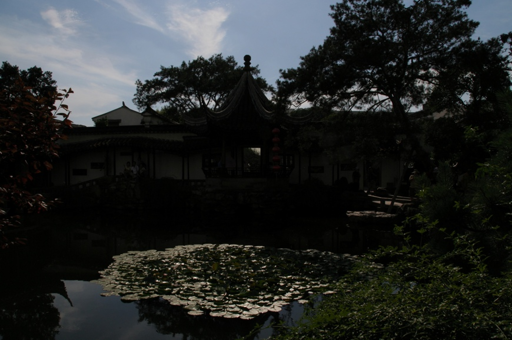
%> input picture Chinese_garden_Bartlomiej Okonek/chinese_garden3.png, 512 x 340 px; its folder holds only this picture in this run
$ octave demo_multi_sta.m   (GNU Octave 9; MATLAB toolbox functions it lacks are replaced by stand-ins)
%> lines starting %> are read from the running program, lines starting %| are printed output that depends on the picture
### support functions/loadImg.m
% This procedure loads a sequence of images
%
% Arguments:
%   'path', refers to a directory which contains a sequence of JPEG or PPM
%   images
%   'reduce' is an optional parameter that controls downsampling, e.g., reduce = .5
%   downsamples all images by a factor of 2.
%
% tom.mertens@gmail.com, August 2007
%

function I = loadImg(path, reduce)
%> called with path = 'Chinese_garden_Bartlomiej Okonek'

if ~exist('reduce', 'var')
    reduce = 1;
end

if (reduce > 1 || reduce <= 0)
    error('reduce must fulfill: 0 < reduce <= 1');
end

% find all JPEG or PPM files in directory
files = dir([path '/*.tif']);
N = length(files);
if (N == 0)
    files = dir([path '/*.jpg']);
    N = length(files);
    if (N == 0)
        files = dir([path '/*.gif']);
        N = length(files);
        if (N == 0)
            files = dir([path '/*.bmp']);
            N = length(files);
            if (N == 0)
                files = dir([path '/*.png']);
                N = length(files);
                if (N == 0)
                    error('no files found');
                end
            end
        end
    end
end

% allocate memory
sz = size(imread([path '/' files(1).name]));
%> sz = [340 512 3]
r = floor(sz(1)*reduce);
%> r = 340
c = floor(sz(2)*reduce);
%> c = 512
I = zeros(r,c,3,N);
%> I: size 340x512x3 double; every value is 0

% read all files
for i = 1:N

    % load image
    filename = [path '/' files(i).name];
    im = im2double(imread(filename));
    if (size(im,1) ~= sz(1) || size(im,2) ~= sz(2))
        error('images must all have the same size');
    end

    % optional downsampling step
    if (reduce < 1)
        im = imresize(im,[r c],'bicubic');
    end
    if size(im,3)==1
    I(:,:,:,i) = cat(3,im,im,im);
    else
    I(:,:,:,i) = im;
    end
end

### scale_fine.m
% ========================================================================
% Fast Multi-Scale Structural Patch Decomposition for Multi-Exposure Image Fusion, TIP,2020
% algorithm Version 1.0
% Copyright(c) 2020, Hui Li, Kede Ma, Yongwei Yong and Lei Zhang
% All Rights Reserved.
% ----------------------------------------------------------------------
% Permission to use, copy, or modify this software and its documentation
% for educational and research purposes only and without fee is hereby
% granted, provided that this copyright notice and the original authors'
% names appear on all copies and supporting documentation. This program
% shall not be used, rewritten, or adapted as the basis of a commercial
% software or hardware product without first obtaining permission of the
% authors. The authors make no representations about the suitability of
% this software for any purpose. It is provided "as is" without express
% or implied warranty.
%----------------------------------------------------------------------
% Please refer to the following paper:
% H. Li et al., "Fast Multi-Scale Structural Patch Decomposition for Multi-Exposure Image Fusion, 2020" In press
% IEEE Transactions on Image Processing
% Please kindly report any suggestions or corrections to xiaohui102788@126.com
%----------------------------------------------------------------------

function [fI3, i_meant,aa,N1] = scale_fine(imgSeqColor,r)
%> called with r = 4

[h,w,c,n]=size(imgSeqColor);
N = boxfilter(ones(h, w), r);

tem=ones(h, w);
tem(:,2:2:w)=0;
tem(2:2:h,:)=0;
N1= boxfilter(tem, r);


p=4;

[WD, Cmax,i_mean2]= weight_cal_detail(imgSeqColor,p,r);
WD=WD.*repmat(Cmax,[1 1 n]);


% WD= weight_cal(imgSeqColor,[0 0 0 0 1 0 0]);


% WB= weight_cal(imgSeqColor,[0 0 0 0 0 1 0]);
% WD=WB;

F_temp2_detail=zeros(h,w,c,n);
% F_temp2_base=zeros(h,w,c,n);


%% approximate aggregation through averaging(mean filter) the weight map
i_meant=zeros(ceil(h/2),ceil(w/2),2);

% tic
for i = 1:n


    aa=i_mean2(:,:,i).*tem;
    i_meant(:,:,i)=aa(1:2:h,1:2:w);
    W_D1=boxfilter(i_mean2(:,:,i).*WD(:,:,i), r)./ N;
    W_D2=boxfilter(WD(:,:,i), r)./ N;

    F_temp2_detail(:,:,:,i)=repmat(W_D2,[1 1 3]).*imgSeqColor(:,:,:,i)-repmat(W_D1,[1 1 3]);


end


fI3=sum(F_temp2_detail,4);
% toc

%figure,imshow(mat2gray(fI3))


end

### boxfilter.m
function imDst = boxfilter(imSrc, r)
%> called with r = 4

%   BOXFILTER   O(1) time box filtering using cumulative sum
%
%   - Definition imDst(x, y)=sum(sum(imSrc(x-r:x+r,y-r:y+r)));
%   - Running time independent of r;
%   - Equivalent to the function: colfilt(imSrc, [2*r+1, 2*r+1], 'sliding', @sum);
%   - But much faster.

[hei, wid] = size(imSrc);
imDst = zeros(size(imSrc));

%cumulative sum over Y axis
imCum = cumsum(imSrc, 1);
%difference over Y axis
imDst(1:r+1, :) = imCum(1+r:2*r+1, :);
imDst(r+2:hei-r, :) = imCum(2*r+2:hei, :) - imCum(1:hei-2*r-1, :);
imDst(hei-r+1:hei, :) = repmat(imCum(hei, :), [r, 1]) - imCum(hei-2*r:hei-r-1, :);

%cumulative sum over X axis
imCum = cumsum(imDst, 2);
%difference over Y axis
imDst(:, 1:r+1) = imCum(:, 1+r:2*r+1);
imDst(:, r+2:wid-r) = imCum(:, 2*r+2:wid) - imCum(:, 1:wid-2*r-1);
imDst(:, wid-r+1:wid) = repmat(imCum(:, wid), [1, r]) - imCum(:, wid-2*r:wid-r-1);
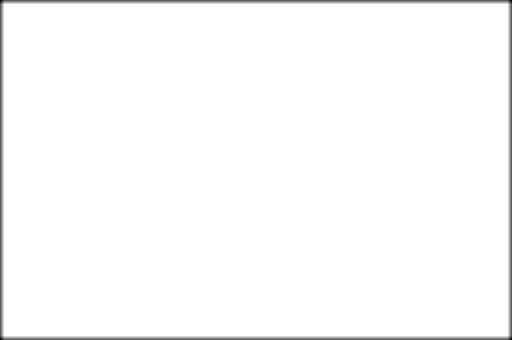
%> imDst: size 340x512 double; min 25, max 81, mean 80.1; drawn with min black and max white
%> in scale_fine, `tem(:,2:2:w)=0;`:
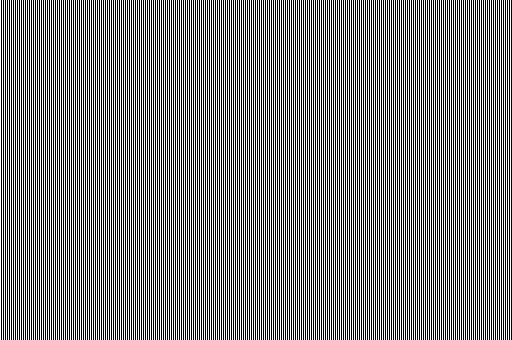
%> tem: size 340x512 double; values 0 (black) and 1 (white), 50% white in thin lines or dots
%> call 2 of boxfilter, with r = 4
%> in boxfilter (call 2), `imDst(:, wid-r+1:wid) = repmat(imCum(:, wid), [1, r]) - imCum(:, wid-2..`:
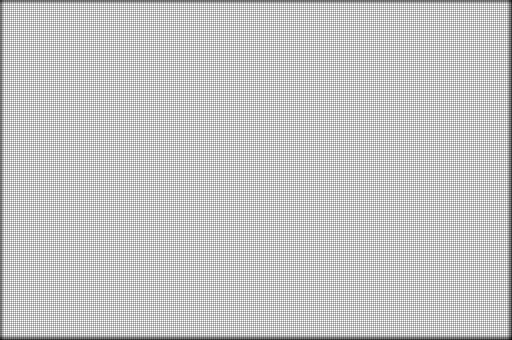
%> imDst: size 340x512 double; min 4, max 25, mean 20; drawn with min black and max white
end

### weight_cal_detail.m
% ========================================================================
% Fast Multi-Scale Structural Patch Decomposition for Multi-Exposure Image Fusion, TIP,2020
% algorithm Version 1.0
% Copyright(c) 2020, Hui Li, Kede Ma, Yongwei Yong and Lei Zhang
% All Rights Reserved.
% ----------------------------------------------------------------------
% Permission to use, copy, or modify this software and its documentation
% for educational and research purposes only and without fee is hereby
% granted, provided that this copyright notice and the original authors'
% names appear on all copies and supporting documentation. This program
% shall not be used, rewritten, or adapted as the basis of a commercial
% software or hardware product without first obtaining permission of the
% authors. The authors make no representations about the suitability of
% this software for any purpose. It is provided "as is" without express
% or implied warranty.
%----------------------------------------------------------------------
% Please refer to the following paper:
% H. Li et al., "Fast Multi-Scale Structural Patch Decomposition for Multi-Exposure Image Fusion, 2020" In press
% IEEE Transactions on Image Processing
% Please kindly report any suggestions or corrections to xiaohui102788@126.com
%----------------------------------------------------------------------
function [sMap,Cmax,i_mean2] = weight_cal_detail(I,p,r)
%> called with p = 4, r = 4
R=2*r+1;

[h,w,~,~]=size(I);
N1 = boxfilter(ones(h, w), r);

% countWindowt = ones(R, R);
% countWindow=countWindowt./sum(countWindowt(:));
if size(I,4)==1
N = size(I,3);
else
    N = size(I,4);
end

C = zeros(size(I,1),size(I,2),N);
i_mean2=zeros(size(I,1),size(I,2),N);
for i = 1:N

    if size(I,4)==1
    img = I(:,:,i);
        i_mean2(:,:,i)=boxfilter(img, r)./ N1;
     i_var2= boxfilter(img.*img, r) ./ N1- i_mean2(:,:,i).* i_mean2(:,:,i);

    i_var2=sqrt(max(i_var2,0));

    C(:,:,i) = i_var2 * sqrt( R^2  )+ 1e-12; % signal strengh
    else
       img = I(:,:,:,i);


       i_mean2(:,:,i)=boxfilter(img(:,:,1), r)./ N1+boxfilter(img(:,:,2), r)./ N1+boxfilter(img(:,:,3), r)./ N1;
        i_mean2(:,:,i)= i_mean2(:,:,i)./3;


%      i_var22= (boxfilter(img(:,:,1).*img(:,:,1), r)+ boxfilter(img(:,:,2).*img(:,:,2), r)+...
%          boxfilter(img(:,:,3).*img(:,:,3), r))./ N1- i_mean2(:,:,i).* i_mean2(:,:,i);
   i_var2= boxfilter(img(:,:,1).*img(:,:,1), r)./ N1+ boxfilter(img(:,:,2).*img(:,:,2), r)./ N1+...
         boxfilter(img(:,:,3).*img(:,:,3), r)./ N1- i_mean2(:,:,i).* i_mean2(:,:,i)*3;

    i_var2 = i_var2./3;


% %      b =  i_mean2(:,:,i) - a .*  i_mean2(:,:,i);
%       i_mean(:,:,i)= i_mean2(:,:,i).*(1-edg(:,:,i))+edg(:,:,i).*img;

%       i_mean(:,:,i)=guidedfilter(img, img, r, 0.01);

    i_var2=sqrt(max(i_var2,0));
%        sigma = sqrt( max( sigmaSq, 0 ) );
%     ed = sigma * sqrt( wSize^2 * s3 ) +1e-12 ; % signal strengh

    C(:,:,i) = i_var2 * sqrt( 3*R^2  )+ 1e-12; % signal strengh

%  img = mean(I(:,:,i),3);
    end

%     i_mean2=filter2(countWindow,img,'same');
%     i_var2=filter2(countWindow,img.*img,'same')-i_mean2.*i_mean2;


end
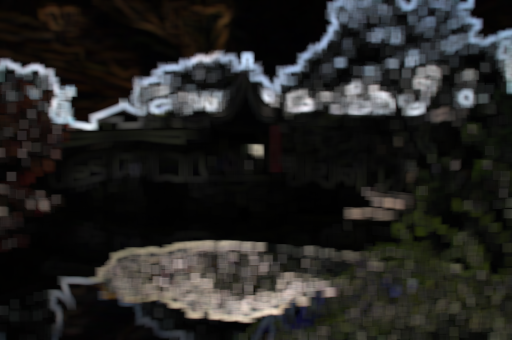
%> C: size 340x512x3 double; mean R, G, B 0.416, 0.412, 0.394; drawn with min black and max white
Cmax=max(C,[],3);
% Cmax=repmat(Cmax,[1 1 3]);


sMap1 = C.^p; % signal structure weighting map
sMap2 = C.^(p-1);
sMap = sMap1 + 1e-12;
normalizer = sum(sMap,3);
sMap = sMap2 ./ repmat(normalizer,[1, 1, N]) ;

### scale_interm.m
% ========================================================================
% Fast Multi-Scale Structural Patch Decomposition for Multi-Exposure Image Fusion, TIP,2020
% algorithm Version 1.0
% Copyright(c) 2020, Hui Li, Kede Ma, Yongwei Yong and Lei Zhang
% All Rights Reserved.
% ----------------------------------------------------------------------
% Permission to use, copy, or modify this software and its documentation
% for educational and research purposes only and without fee is hereby
% granted, provided that this copyright notice and the original authors'
% names appear on all copies and supporting documentation. This program
% shall not be used, rewritten, or adapted as the basis of a commercial
% software or hardware product without first obtaining permission of the
% authors. The authors make no representations about the suitability of
% this software for any purpose. It is provided "as is" without express
% or implied warranty.
%----------------------------------------------------------------------
% Please refer to the following paper:
% H. Li et al., "Fast Multi-Scale Structural Patch Decomposition for Multi-Exposure Image Fusion, 2020" In press
% IEEE Transactions on Image Processing
% Please kindly report any suggestions or corrections to xiaohui102788@126.com
%----------------------------------------------------------------------

function [fI3, i_meant,aa,N1] = scale_interm(imgSeqColor,r)

[h,w,n]=size(imgSeqColor);
N = boxfilter(ones(h, w), r);


tem=ones(h, w);
tem(:,2:2:w)=0;
tem(2:2:h,:)=0;
N1= boxfilter(tem, r);


p=4;


[WD, Cmax,i_mean2]= weight_cal_detail(imgSeqColor,p,r);
WD=WD.*repmat(Cmax,[1 1 n]);

% WD= weight_cal_gray(imgSeqColor,[0 0 0 1 1 0 0]);

% WB= weight_cal_gray(imgSeqColor,[0 0 0 0 0 1 0]);
% WD=WB;

F_temp2_detail=zeros(h,w,n);
% F_temp2_base=zeros(h,w,n);


%% approximate aggregation through averaging(mean filter) the weight map

i_meant=zeros(ceil(h/2),ceil(w/2),2);
% tic
for i = 1:n


    aa=i_mean2(:,:,i).*tem;
    i_meant(:,:,i)=aa(1:2:h,1:2:w);
    %      i_meant2(:,:,i)=i_meant(:,:,i).*(1-edg(:,:,i));

    %     W_D1=boxfilter(aa.*WD(:,:,i), r)./ N;
    %     W_D2=boxfilter(tem.*WD(:,:,i), r)./ N;

    W_D1=boxfilter(i_mean2(:,:,i).*WD(:,:,i), r)./ N;
    W_D2=boxfilter(WD(:,:,i), r)./ N;

    F_temp2_detail(:,:,i)=W_D2.*(imgSeqColor(:,:,i))-W_D1;

end


fI3=sum(F_temp2_detail,3);
% toc

%figure,imshow(mat2gray(fI3))


end

### scale_coarse.m
% ========================================================================
% Fast Multi-Scale Structural Patch Decomposition for Multi-Exposure Image Fusion, TIP,2020
% algorithm Version 1.0
% Copyright(c) 2020, Hui Li, Kede Ma, Yongwei Yong and Lei Zhang
% All Rights Reserved.
% ----------------------------------------------------------------------
% Permission to use, copy, or modify this software and its documentation
% for educational and research purposes only and without fee is hereby
% granted, provided that this copyright notice and the original authors'
% names appear on all copies and supporting documentation. This program
% shall not be used, rewritten, or adapted as the basis of a commercial
% software or hardware product without first obtaining permission of the
% authors. The authors make no representations about the suitability of
% this software for any purpose. It is provided "as is" without express
% or implied warranty.
%----------------------------------------------------------------------
% Please refer to the following paper:
% H. Li et al., "Fast Multi-Scale Structural Patch Decomposition for Multi-Exposure Image Fusion, 2020" In press
% IEEE Transactions on Image Processing
% Please kindly report any suggestions or corrections to xiaohui102788@126.com
%----------------------------------------------------------------------

function [fI3, i_meant,aa,N1] = scale_coarse(imgSeqColor,r)

[h,w,n]=size(imgSeqColor);
N = boxfilter(ones(h, w), r);

tem=ones(h, w);
tem(:,2:2:w)=0;
tem(2:2:h,:)=0;
N1= boxfilter(tem, r);

% N1=N;

p=4;

[WD, Cmax,i_mean2]= weight_cal_detail(imgSeqColor,p,r);

WD=WD.*repmat(Cmax,[1 1 n]);


% [6 lines of commented-out code are left out]
brightness='our';

WB= weight_cal_base(imgSeqColor,[1 0 0 0 0 1 0],brightness);

% WB_mask= weight_cal_gray(imgSeqColor,[0 0 0 0 0 0 1],brightness);
% WB=WB;


F_temp2_detail=zeros(h,w,n);
F_temp2_base=zeros(h,w,n);
F_temp2=zeros(h,w,n);


%% approximate aggregation through averaging(mean filter) the weight map
i_meant=zeros(ceil(h/2),ceil(w/2),2);

% tic
for i = 1:n


    aa=i_mean2(:,:,i).*tem;
    i_meant(:,:,i)=aa(1:2:h,1:2:w);

    %     W_D1=boxfilter(aa.*WD(:,:,i), r)./ N1;
    %     W_D2=boxfilter(WD(:,:,i).*tem, r)./ N1;
    %     W_B2=boxfilter(aa.*WB(:,:,i), r)./ N1;

    W_D1=boxfilter(i_mean2(:,:,i).*WD(:,:,i), r)./ N;
    W_D2=boxfilter(WD(:,:,i), r)./ N;
    W_B2=boxfilter(i_mean2(:,:,i).*WB(:,:,i), r)./ N;


    %     W_B2=boxfilter(imgSeqColor(:,:,i).*WB(:,:,i), r)./ N;


    F_temp2_detail(:,:,i)=W_D2.*(imgSeqColor(:,:,i))-W_D1;


    F_temp2_base(:,:,i)= W_B2;

    F_temp2(:,:,i)=F_temp2_detail(:,:,i)+F_temp2_base(:,:,i);

end


fI3=sum(F_temp2,3);
% toc

%figure, imshow(mat2gray(sum(F_temp2_detail,3)))
%figure, imshow(mat2gray(sum(F_temp2_base,3)))

end

### weight_cal_base.m
% ========================================================================
% Fast Multi-Scale Structural Patch Decomposition for Multi-Exposure Image Fusion, TIP,2020
% algorithm Version 1.0
% Copyright(c) 2020, Hui Li, Kede Ma, Yongwei Yong and Lei Zhang
% All Rights Reserved.
% ----------------------------------------------------------------------
% Permission to use, copy, or modify this software and its documentation
% for educational and research purposes only and without fee is hereby
% granted, provided that this copyright notice and the original authors'
% names appear on all copies and supporting documentation. This program
% shall not be used, rewritten, or adapted as the basis of a commercial
% software or hardware product without first obtaining permission of the
% authors. The authors make no representations about the suitability of
% this software for any purpose. It is provided "as is" without express
% or implied warranty.
%----------------------------------------------------------------------
% Please refer to the following paper:
% H. Li et al., "Fast Multi-Scale Structural Patch Decomposition for Multi-Exposure Image Fusion, 2020" In press
% IEEE Transactions on Image Processing
% Please kindly report any suggestions or corrections to xiaohui102788@126.com
%----------------------------------------------------------------------
function W= weight_cal_base(I,m,brightness)

r = size(I,1);
c = size(I,2);
N = size(I,3);


W = ones(r,c,N);

%compute the measures and combines them into a weight map
contrast_parm = m(1);
sat_parm = m(2);
wexp_parm = m(3);
fangcha_parm = m(4);
gradient_parm=m(5);
wexp2_parm=m(6);
mask_parm=m(7);


if (contrast_parm > 0)
    W = W.*contrast(I).^contrast_parm;
end
if (sat_parm > 0)
    W = W.*saturation(I).^sat_parm;
end
if (wexp_parm > 0)
    W = W.*well_exposedness(I).^wexp_parm;
end
if (fangcha_parm > 0)
    W = W.*fangcha(I).^fangcha_parm;
end
if (gradient_parm > 0)
    W = W.*gradient(I).^gradient_parm;
end

if (wexp2_parm > 0)
    W = W.*well_exposedness2(I,brightness).^wexp2_parm;
end
if (mask_parm > 0)
    W = W.*mask(I).^mask_parm;
end


%normalize weights: make sure that weights sum to one for each pixel
W = W + 1e-12; %avoids division by zero
W = W./repmat(sum(W,3),[1 1 N]);
%%%%%%%%%%%%%%%%%%%%%%%%%%%%%%%%%%%%%%%%%%%%%%%%%%%%%%%%%%%%%%%%%%%%%%%%%%%%%

% contrast measure
function C = contrast(I)
h = [0 1 0; 1 -4 1; 0 1 0]; % laplacian filter
N = size(I,3);
C = zeros(size(I,1),size(I,2),N);
for i = 1:N

%     mono = rgb2gray(I(:,:,:,i));
  mono = I(:,:,i);

    C(:,:,i) = abs(imfilter(mono,h,'replicate'));
end

% std measure

% [13 lines left out: function fangcha, not called in this run]

% gradient measure

% [11 lines left out: function gradient, not called in this run]


% saturation measure
% [11 lines left out: function saturation, not called in this run]


% well-exposedness measure
% [10 lines left out: function well_exposedness, not called in this run]


function C = well_exposedness2(I,brightness)
% sig = .2;
N = size(I,3);
C = zeros(size(I,1),size(I,2),N);
for i = 1:N

%  img = rgb2gray(I(:,:,:,i));
     img=I(:,:,i);

%      img((img>=0.95)|(img<=0))=1;

 M=ones(size(I,1),size(I,2))*mean(img(:));
 C(:,:,i)=meanfun(img,M,brightness);
end


% [14 lines left out: function mask, not called in this run]

### meanfun.m


% ========================================================================
% Fast Multi-Scale Structural Patch Decomposition for Multi-Exposure Image Fusion, TIP,2020
% algorithm Version 1.0
% Copyright(c) 2020, Hui Li, Kede Ma, Yongwei Yong and Lei Zhang
% All Rights Reserved.
% ----------------------------------------------------------------------
% Permission to use, copy, or modify this software and its documentation
% for educational and research purposes only and without fee is hereby
% granted, provided that this copyright notice and the original authors'
% names appear on all copies and supporting documentation. This program
% shall not be used, rewritten, or adapted as the basis of a commercial
% software or hardware product without first obtaining permission of the
% authors. The authors make no representations about the suitability of
% this software for any purpose. It is provided "as is" without express
% or implied warranty.
%----------------------------------------------------------------------
% Please refer to the following paper:
% H. Li et al., "Fast Multi-Scale Structural Patch Decomposition for Multi-Exposure Image Fusion, 2020" In press
% IEEE Transactions on Image Processing
% Please kindly report any suggestions or corrections to xiaohui102788@126.com
%----------------------------------------------------------------------

function Y=meanfun(X,X_mean,index,width,xielv)


switch index

    case 'direct'
       Y=X;
Y(Y>=0.5)=1-Y(Y>=0.5);
    case 'truncated'
if 0==exist('width','var')
    width=0.8;%????????
end
if 0==exist('xielv','var')

    xielv=0.2; %????????
end
Mexp=1-(max(abs(X-0.5),0.0)-0.0)/(0.5-0.0);
Mexp=min(Mexp,width)/width;
m=0.5;
Y=(atan((Mexp-m).*(tan(pi*m-xielv*m)-tan(-pi*m+xielv*m)))+pi*m-xielv*m)./(pi-xielv);

    case 'gussian_lg'
        lSig=0.5;
       gSig=0.2;
      Y =  exp( -.5 * ( (X_mean - .5).^2 /gSig.^2 +  (X - .5).^2 /lSig.^2 ) );
     case 'gussian_l'
         lSig=0.2;
         Y=exp((-(X-0.5).^2)./(lSig.^2*2));
    case 'our'    %% arctan
     Y5=2/pi*atan(20*(X.*(X<=0.5)));
Y6=2/pi*atan(20*((1-X).*(X>0.5)));
Y7=Y5+Y6;
Y=Y7;
% Y=Y7./repmat(max(Y7),size(Y7,1),1);
end

% Y=(atan((Mexp-m).*(tan(pi*m-xielv*m)-tan(-pi*m+xielv*m)))+pi*m-xielv*m)./(pi-xielv);
% Y=exp(-(X-0.5).^2)./(lSig.^2*2);
% Y =  exp( -.5 * ( (X_mean - .5).^2 /gSig.^2 +  (X - .5).^2 /lSig.^2 ) );


%% huatu
% [16 lines of commented-out code are left out]

### demo_multi_sta.m

% ========================================================================
% Fast Multi-Scale Structural Patch Decomposition for Multi-Exposure Image Fusion, TIP,2020
% algorithm Version 1.0
% Copyright(c) 2020, Hui Li, Kede Ma, Yongwei Yong and Lei Zhang
% All Rights Reserved.
% ----------------------------------------------------------------------
% Permission to use, copy, or modify this software and its documentation
% for educational and research purposes only and without fee is hereby
% granted, provided that this copyright notice and the original authors'
% names appear on all copies and supporting documentation. This program
% shall not be used, rewritten, or adapted as the basis of a commercial
% software or hardware product without first obtaining permission of the
% authors. The authors make no representations about the suitability of
% this software for any purpose. It is provided "as is" without express
% or implied warranty.
%----------------------------------------------------------------------
% This is a static scene implementation of "Fast Multi-Scale Structural Patch Decomposition for Multi-Exposure Image Fusion"
% Please refer to the following paper:
% H. Li et al., "Fast Multi-Scale Structural Patch Decomposition for Multi-Exposure Image Fusion, 2020" In press
% IEEE Transactions on Image Processing
% Please kindly report any suggestions or corrections to xiaohui102788@126.com
%----------------------------------------------------------------------
clear;
close all;
addpath(genpath(pwd));

%static scenes
imgSeqColor= loadImg('Chinese_garden_Bartlomiej Okonek'); % [0,1]
%     imgSeqColor = downSample(imgSeqColor, 1024);

%% the finest scale
tic
r1=4;
[ D1,i_mean1,aa1,N1] = scale_fine(imgSeqColor,r1);
%> after the loop in scale_fine, `for i = 1:n`:
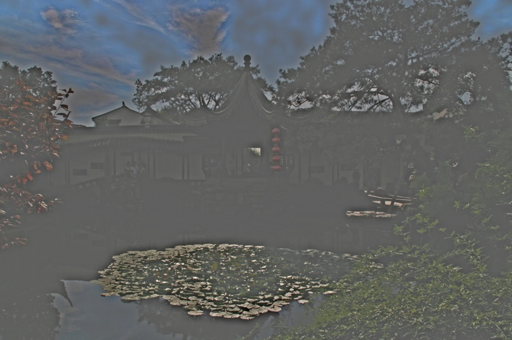
%> F_temp2_detail: size 340x512x3 double; mean R, G, B 6.01e-06, 0.00498, 0.00554; drawn with min black and max white

%% the intermediate  scale
[w,h,~,~]=size(imgSeqColor);
nlev = floor(log(min(w,h)) / log(2))-5;

D2 = cell(nlev,1);
aa2= cell(nlev,1);
N2= cell(nlev,1);

r2=4;
for ii=1:nlev
    [ D2{ii},i_mean2,aa2{ii},N2{ii}] = scale_interm(i_mean1,r2);
    i_mean1=i_mean2;
end
%> this loop made 3 passes
%> pass 1, in scale_interm, `[WD, Cmax,i_mean2]= weight_cal_detail(imgSeqColor,p,r);`:
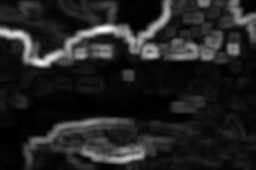
%> Cmax: size 170x256 double; min 0.00284, max 2.22, mean 0.303; drawn with min black and max white
%> after the loop, D2 = 3 items; N2 = 3 items; aa2 = 3 items


%% the coarsest  scale
r3=4;
[fI3,i_mean3,aa3,N3] = scale_coarse(i_mean2,r3);
%> the loop in well_exposedness2, `for i = 1:N` made 2 passes
%> pass 1, in meanfun, `Y6=2/pi*atan(20*((1-X).*(X>0.5)));`:
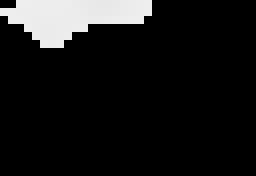
%> Y6: size 22x32 double (shown 8 times larger); min 0, max 0.936, mean 0.0909

%% reconstruct
%% Intermediate layers
for ii=nlev:-1:1
    temp=aa2{ii};
    fI=zeros(size(temp));
    fI(1:2:size(temp,1),1:2:size(temp,2))=fI3;
    B2=boxfilter(fI, r2)./ N2{ii}+D2{ii};

    fI3=B2;
end
%% finest layers
fI=zeros(size(aa1));
fI(1:2:size(aa1,1),1:2:size(aa1,2))=B2;
B1=boxfilter(fI, r1)./ N1;
C_out=repmat(B1,[1 1 3])+D1;
toc

figure,imshow(C_out)
